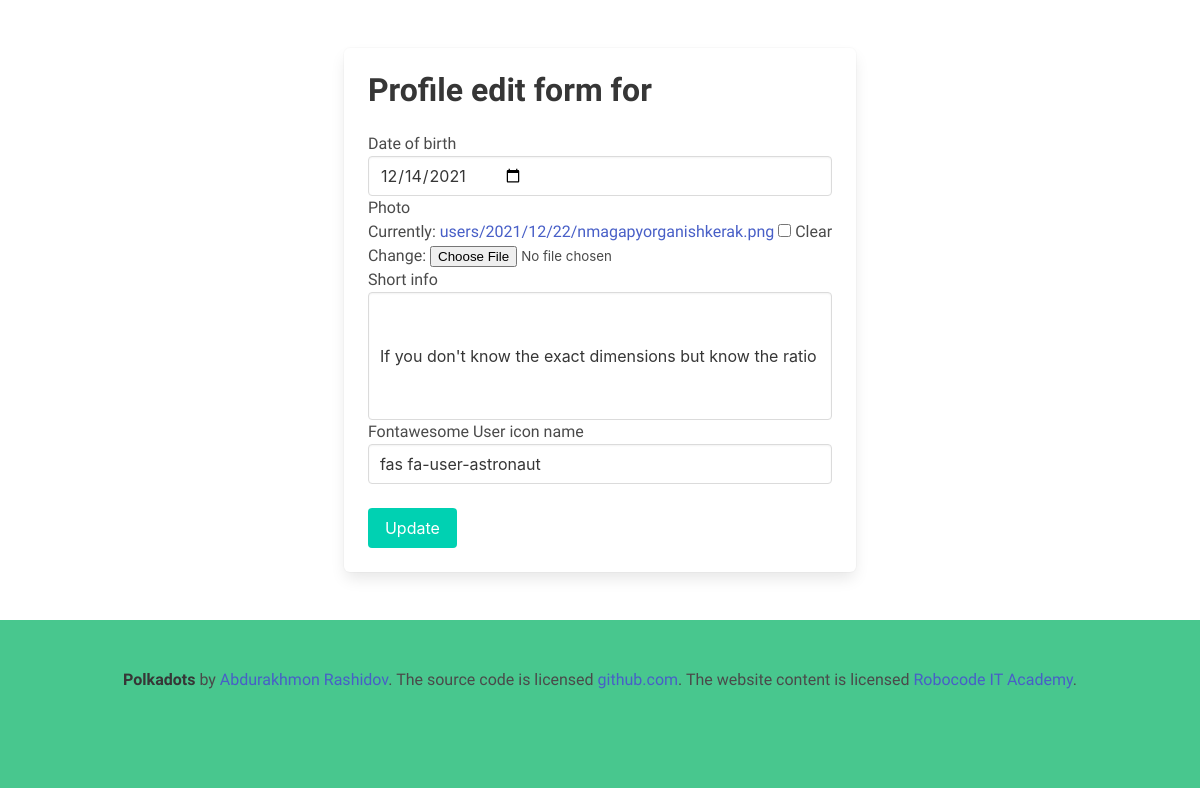
The app's page /account/update/1, older data.
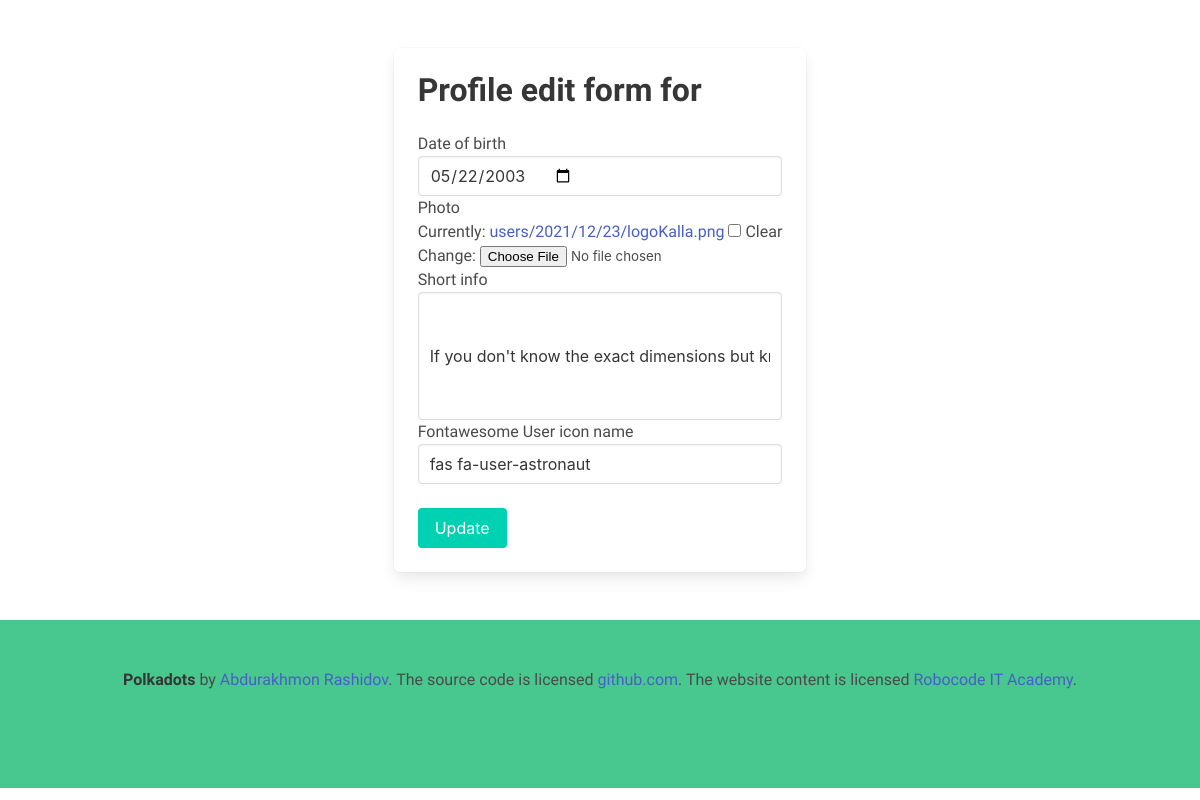
The same page, newer data.
### accounts/models.py (models this page shows, shortened)
class Profile(models.Model):
    user = models.OneToOneField(settings.AUTH_USER_MODEL, on_delete=models.CASCADE, default=None, null=True)
    date_of_birth = models.DateField(blank=True, null=True)
    photo = models.ImageField(upload_to='users/%Y/%m/%d', blank=True)
    follower = models.PositiveIntegerField(default=0)
    post = models.PositiveIntegerField(default=0)
    rank = models.CharField(max_length=200, blank=True)
    short_info = models.CharField(max_length=200, blank=True)
    likes = models.ManyToManyField(Post, related_name='post_likes')
    user_icon = models.CharField("Fontawesome User icon name", max_length=50, blank=True)

### accounts/views.py (the view)
# urls.py: path("update/<pk>", views.UpdateProfileView.as_view(), name='update')
class UpdateProfileView(UpdateView):
    model = Profile
    fields = ["date_of_birth","photo","short_info", "user_icon"]
    template_name = 'account/edit.html'
    success_url = "/account/profile"

### main/context_pro.py (called while the page is built)
def view_all(request):
    context = {
        "tags":Tag.objects.all(),
        "categories":Category.objects.all(),
        "like":Like.objects.all()
    }
    return context

### templates/account/edit.html (shortened to what this page needs)
{% load static %} {% load crispy_forms_tags %}
<!doctype html>
<html lang="en">
<head>
    <head>
        <link rel="stylesheet" href="https://cdnjs.cloudflare.com/ajax/libs/bulma/0.9.3/css/bulma.min.css"
        />
        <link rel="stylesheet" href="/static/css/app.css">
        <link rel="stylesheet" href="https://cdnjs.cloudflare.com/ajax/libs/font-awesome/6.0.0-beta3/css/all.min.css"
        />
    </head>
</head>
<body>
    <div class="section">
        <div class="container">
            <div class="columns">
                <div class="column is-full my-center">
                    <div class="box p-5">
                        <div class="title">Profile edit form for<br>
                        </div>
                        <form action="" method="post" enctype="multipart/form-data">
                            {{form|crispy}} {% csrf_token %}
                            <br>
                            <input type="submit" class="button is-primary" value="Update">
                        </form>
                    </div>
                </div>
            </div>
        </div>
    </div>
    <footer class="footer has-background-success">
        <div class="content has-text-centered">
            <p>
                <strong>Polkadots</strong> by <a href="https://jgthms.com">Abdurakhmon Rashidov</a>. The source code is licensed
                <a href="https://github.com/RoboCodeITAcademy/polkadot-twitter-analog">github.com</a>. The website content is licensed <a href="https://robocode.uz">Robocode IT Academy</a>.
            </p>
        </div>
    </footer>
</body>
</html>

Row changes from the older to the newer data that the page shows:
changed Profile "fas fa-user-astronaut": date_of_birth "12/14/2021" → "05/22/2003"
Text that changed along with them:
text no longer shown: "Date of birth Photo Currently: users/2021/12/22/nmagapyorganishkerak.png Clear Change: Short info Fontawesome User icon name"
text now shown: "Date of birth Photo Currently: users/2021/12/23/logoKalla.png Clear Change: Short info Fontawesome User icon name"
